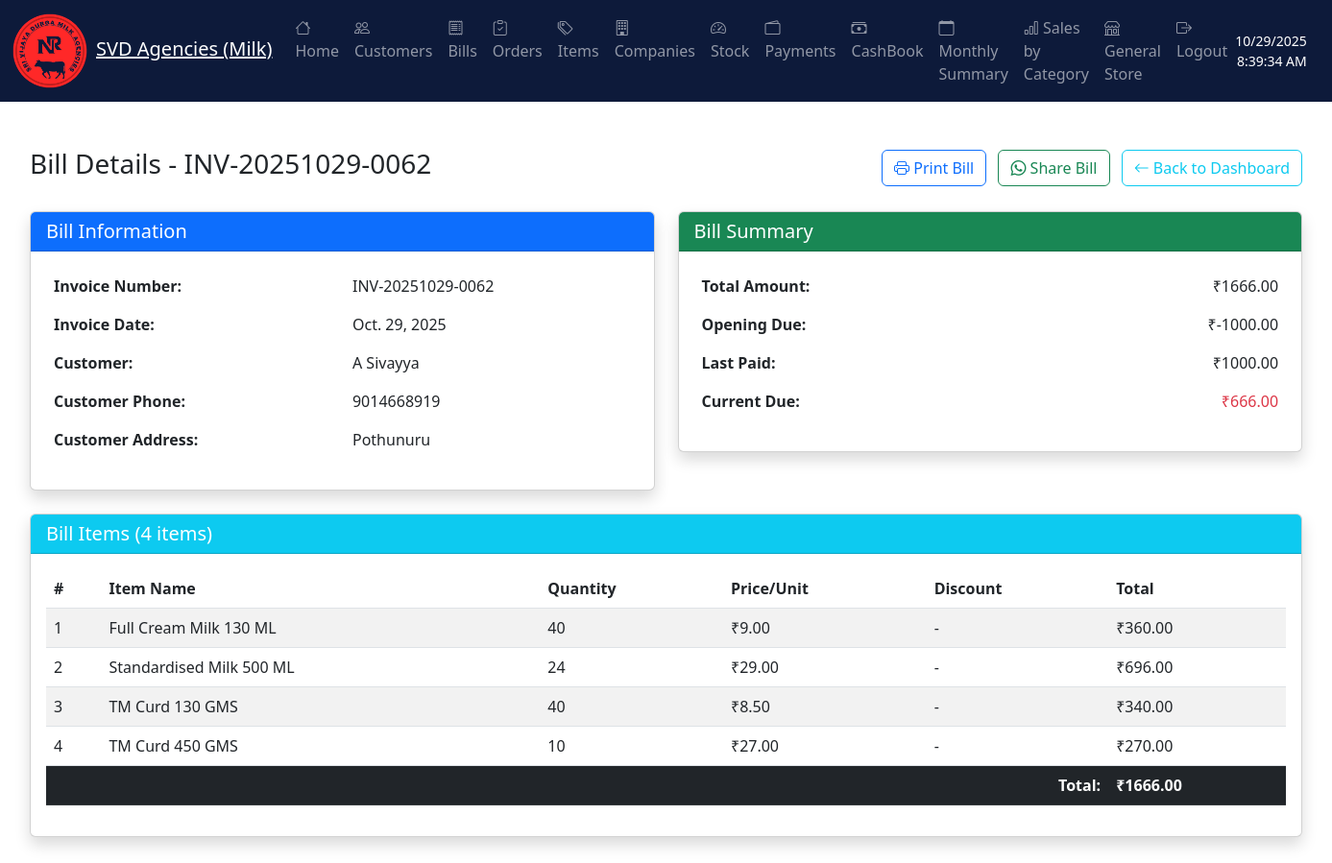
/milk_agency/view-bill/63/, run on the app's committed database.
### milk_agency/models.py (models this page shows, shortened)
class Bill(models.Model):
    customer = models.ForeignKey(Customer, on_delete=models.SET_NULL, null=True, blank=True, related_name='bills')
    invoice_number = models.CharField(max_length=50, unique=True)
    invoice_date = models.DateField(default=timezone.now)
    total_amount = models.DecimalField(max_digits=12, decimal_places=2)
    op_due_amount = models.DecimalField(max_digits=12, decimal_places=2, default=0)
    last_paid = models.DecimalField(max_digits=12, decimal_places=2, default=0, help_text="Last paid amount for this bill")
    profit = models.DecimalField(max_digits=12, decimal_places=2, default=0, help_text="Total profit from this bill")
    created_at = models.DateTimeField(auto_now_add=True, null=True, blank=True)

class Customer(AbstractBaseUser, PermissionsMixin):
    phone = models.CharField(max_length=20, unique=True, help_text="Phone number for login")
    name = models.CharField(max_length=255)
    shop_name = models.CharField(max_length=255, blank=True, help_text="Name of the customer's shop")
    retailer_id = models.CharField(max_length=100, blank=True, help_text="Unique identifier for the retailer")
    flat_number = models.CharField(max_length=255, blank=True)
    area = models.CharField(max_length=255, blank=True)
    pin_code = models.CharField(max_length=10, blank=True)
    city = models.CharField(max_length=100, blank=True)
    state = models.CharField(max_length=100, blank=True)
    due = models.DecimalField(max_digits=12, decimal_places=2, default=0, help_text="Customer's current balance")
    last_paid_balance = models.DecimalField(max_digits=12, decimal_places=2, default=0)
    frozen = models.BooleanField(default=False)
    last_login = models.DateTimeField(blank=True, null=True)
    is_active = models.BooleanField(default=True)
    is_staff = models.BooleanField(default=False)  # Needed to access admin site
    objects = CustomerManager()
    USERNAME_FIELD = "phone"
    REQUIRED_FIELDS = ["name"]
    groups = models.ManyToManyField(
        'auth.Group',
        related_name='customer_groups',
        blank=True,
        help_text='The groups this customer belongs to.',
        verbose_name='groups',
    )
    user_permissions = models.ManyToManyField(
        'auth.Permission',
        related_name='customer_permissions',
        blank=True,
        help_text='Specific permissions for this customer.',
        verbose_name='user permissions',
    )
    class Meta:
        ordering = ["name"]

class BillItem(models.Model):
    bill = models.ForeignKey(Bill, on_delete=models.CASCADE, related_name='items')
    item = models.ForeignKey(Item, on_delete=models.CASCADE)
    price_per_unit = models.DecimalField(max_digits=10, decimal_places=2)
    discount = models.DecimalField(max_digits=10, decimal_places=2, default=0)
    quantity = models.IntegerField()
    total_amount = models.DecimalField(max_digits=12, decimal_places=2)

class Item(models.Model):
    code = models.CharField(max_length=50, unique=True, blank=True, null=True, help_text='Unique item code')
    name = models.CharField(max_length=255)
    company = models.CharField(max_length=255, blank=True)
    category = models.CharField(max_length=100, blank=True, null=True)
    buying_price = models.DecimalField(max_digits=10, decimal_places=2, default=0)
    selling_price = models.DecimalField(max_digits=10, decimal_places=2, default=0)
    mrp = models.DecimalField(max_digits=10, decimal_places=2, default=0, help_text='Maximum Retail Price')
    stock_quantity = models.IntegerField(default=0)
    pcs_count = models.IntegerField(default=0, help_text='Number of pieces per unit')
    image = models.ImageField(upload_to='items_saved/', blank=True, null=True)

### milk_agency/views_bill_operations.py (the view)
# urls.py: path('view-bill/<int:bill_id>/', views_bill_operations.view_bill, name='view_bill'),
def view_bill(request, bill_id):
    bill = get_object_or_404(Bill.objects.select_related('customer'), id=bill_id)
    bill_items = BillItem.objects.filter(bill=bill).select_related('item')
    current_due = bill.op_due_amount + bill.total_amount
    context = {
        'bill': bill,
        'bill_items': bill_items,
        'current_due': current_due
    }
    return render(request, 'milk_agency/bills/view_bill.html', context)

### templates/milk_agency/bills/view_bill.html (shortened to what this page needs)
{% extends "milk_agency/home/base.html" %}
{% block content %}
<div class="container-fluid py-4">
    <div class="d-flex justify-content-between align-items-center mb-4">
        <h3>Bill Details - {{ bill.invoice_number }}</h3>
        <div>
            <a href="{% url 'milk_agency:generate_invoice_pdf' bill.id %}" class="btn btn-outline-primary me-2" download="invoice_{{ bill.invoice_number }}.pdf">
                <i class="bi bi-printer"></i> Print Bill
            </a>
            <button class="btn btn-outline-success me-2" onclick="shareBillOnWhatsApp()">
                <i class="bi bi-whatsapp"></i> Share Bill
            </button>
            <a href="{% url 'milk_agency:bills_dashboard' %}" class="btn btn-outline-info">
                <i class="bi bi-arrow-left"></i> Back to Dashboard
            </a>
        </div>
    </div>
    <div class="row">
        <div class="col-md-6">
            <div class="card shadow">
                <div class="card-header bg-primary text-white">
                    <h5 class="mb-0">Bill Information</h5>
                </div>
                <div class="card-body">
                    <table class="table table-borderless">
                        <tr>
                            <td><strong>Invoice Number:</strong></td>
                            <td>{{ bill.invoice_number }}</td>
                        </tr>
                        <tr>
                            <td><strong>Invoice Date:</strong></td>
                            <td>{{ bill.invoice_date }}</td>
                        </tr>
                        <tr>
                            <td><strong>Customer:</strong></td>
                            <td>{{ bill.customer.name }}</td>
                        </tr>
                        <tr>
                            <td><strong>Customer Phone:</strong></td>
                            <td>{{ bill.customer.phone|default:"N/A" }}</td>
                        </tr>
                        <tr>
                            <td><strong>Customer Address:</strong></td>
                            <td>{{ bill.customer.area|default:"N/A" }}</td>
                        </tr>
                    </table>
                </div>
            </div>
        </div>
        <div class="col-md-6">
            <div class="card shadow">
                <div class="card-header bg-success text-white">
                    <h5 class="mb-0">Bill Summary</h5>
                </div>
                <div class="card-body">
                    <table class="table table-borderless">
                        <tr>
                            <td><strong>Total Amount:</strong></td>
                            <td class="text-end">₹{{ bill.total_amount }}</td>
                        </tr>
                        <tr>
                            <td><strong>Opening Due:</strong></td>
                            <td class="text-end">₹{{ bill.op_due_amount }}</td>
                        </tr>
                        <tr>
                            <td><strong>Last Paid:</strong></td>
                            <td class="text-end">₹{{ bill.last_paid }}</td>
                        </tr>
                        <tr>
                            <td><strong>Current Due:</strong></td>
                            <td class="text-end">
                                <span class="{% if current_due > 0 %}text-danger{% else %}text-success{% endif %}">
                                    ₹{{ current_due|floatformat:2 }}
                                </span>
                            </td>
                        </tr>
                    </table>
                </div>
            </div>
        </div>
    </div>
    <div class="card shadow mt-4">
        <div class="card-header bg-info text-white">
            <h5 class="mb-0">Bill Items ({{ bill_items.count }} items)</h5>
        </div>
        <div class="card-body">
            <div class="table-responsive">
                <table class="table table-striped">
                    <thead>
                        <tr>
                            <th>#</th>
                            <th>Item Name</th>
                            <th>Quantity</th>
                            <th>Price/Unit</th>
                            <th>Discount</th>
                            <th>Total</th>
                        </tr>
                    </thead>
                    <tbody>
                        {% for item in bill_items %}
                        <tr>
                            <td>{{ forloop.counter }}</td>
                            <td>{{ item.item.name }}</td>
                            <td>{{ item.quantity }}</td>
                            <td>₹{{ item.price_per_unit }}</td>
                            <td>
                                {% if item.discount > 0 %}
                                    ₹{{ item.discount }}
                                {% else %}
                                    -
                                {% endif %}
                            </td>
                            <td>₹{{ item.total_amount }}</td>
                        </tr>
                        {% endfor %}
                    </tbody>
                    <tfoot>
                        <tr class="table-dark">
                            <td colspan="5" class="text-end"><strong>Total:</strong></td>
                            <td><strong>₹{{ bill.total_amount }}</strong></td>
                        </tr>
                    </tfoot>
                </table>
            </div>
        </div>
    </div>
</div>
{% endblock %}

### data on the page
Bill: invoice_number "INV-20251029-0062", invoice_date "Oct. 29, 2025", customer.name "A Sivayya", customer.phone "9014668919", customer.area "Pothunuru", total_amount "1666.00", op_due_amount "-1000.00", last_paid "1000.00"
BillItem: item.name "Full Cream Milk 130 ML", quantity "40", price_per_unit "9.00", total_amount "360.00"
BillItem: item.name "Standardised Milk 500 ML", quantity "24", price_per_unit "29.00", total_amount "696.00"
BillItem: item.name "TM Curd 130 GMS", quantity "40", price_per_unit "8.50", total_amount "340.00"
BillItem: item.name "TM Curd 450 GMS", quantity "10", price_per_unit "27.00", total_amount "270.00"

### other printed values
{{ current_due|floatformat:2 }} "666.00"
{{ bill_items.count }} "4"
